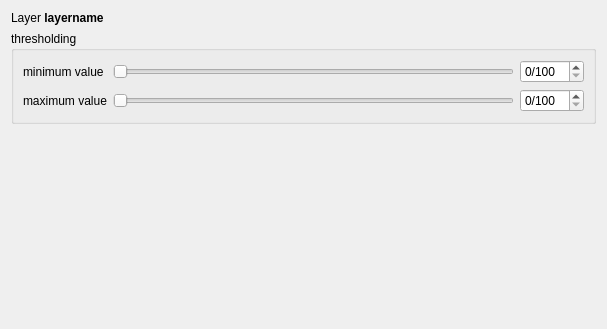
<?xml version="1.0" encoding="UTF-8"?>
<ui version="4.0">
 <class>Dialog</class>
 <widget class="QDialog" name="Dialog">
  <property name="geometry">
   <rect>
    <x>0</x>
    <y>0</y>
    <width>607</width>
    <height>329</height>
   </rect>
  </property>
  <property name="windowTitle">
   <string>Dialog</string>
  </property>
  <layout class="QVBoxLayout" name="verticalLayout">
   <item>
    <widget class="QLabel" name="_layerLabel">
     <property name="sizePolicy">
      <sizepolicy hsizetype="Preferred" vsizetype="Minimum">
       <horstretch>0</horstretch>
       <verstretch>0</verstretch>
      </sizepolicy>
     </property>
     <property name="text">
      <string>Layer &lt;b&gt;layername&lt;/b&gt;</string>
     </property>
    </widget>
   </item>
   <item>
    <widget class="QGroupBox" name="">
     <property name="title">
      <string>thresholding</string>
     </property>
     <layout class="QGridLayout" name="gridLayout">
      <item row="0" column="0">
       <widget class="QLabel" name="label">
        <property name="text">
         <string>minimum value</string>
        </property>
       </widget>
      </item>
      <item row="0" column="1">
       <widget class="QSlider" name="_minSlider">
        <property name="orientation">
         <enum>Qt::Horizontal</enum>
        </property>
       </widget>
      </item>
      <item row="0" column="2">
       <widget class="QSpinBox" name="_minSpin">
        <property name="suffix">
         <string>/100</string>
        </property>
        <property name="prefix">
         <string/>
        </property>
       </widget>
      </item>
      <item row="1" column="0">
       <widget class="QLabel" name="label_2">
        <property name="text">
         <string>maximum value</string>
        </property>
       </widget>
      </item>
      <item row="1" column="1">
       <widget class="QSlider" name="_maxSlider">
        <property name="orientation">
         <enum>Qt::Horizontal</enum>
        </property>
       </widget>
      </item>
      <item row="1" column="2">
       <widget class="QSpinBox" name="_maxSpin">
        <property name="suffix">
         <string>/100</string>
        </property>
       </widget>
      </item>
     </layout>
    </widget>
   </item>
   <item>
    <spacer name="verticalSpacer">
     <property name="orientation">
      <enum>Qt::Vertical</enum>
     </property>
     <property name="sizeHint" stdset="0">
      <size>
       <width>20</width>
       <height>40</height>
      </size>
     </property>
    </spacer>
   </item>
  </layout>
 </widget>
 <resources/>
 <connections>
  <connection>
   <sender>_minSlider</sender>
   <signal>valueChanged(int)</signal>
   <receiver>_minSpin</receiver>
   <slot>setValue(int)</slot>
   <hints>
    <hint type="sourcelabel">
     <x>119</x>
     <y>65</y>
    </hint>
    <hint type="destinationlabel">
     <x>525</x>
     <y>60</y>
    </hint>
   </hints>
  </connection>
  <connection>
   <sender>_maxSlider</sender>
   <signal>valueChanged(int)</signal>
   <receiver>_maxSpin</receiver>
   <slot>setValue(int)</slot>
   <hints>
    <hint type="sourcelabel">
     <x>117</x>
     <y>86</y>
    </hint>
    <hint type="destinationlabel">
     <x>525</x>
     <y>86</y>
    </hint>
   </hints>
  </connection>
 </connections>
</ui>
